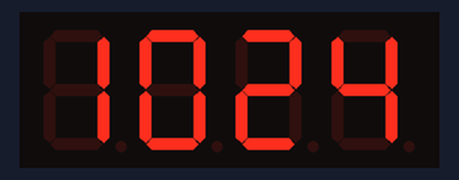
Simulated run of this sketch. Board: Arduino Uno, built with avr-gcc and run on an emulated ATmega328P. Shown: 4-digit seven-segment display. Wiring (inferred from the names in the program): 4-digit 7-segment display, segments lit when LOW: segments pin 2, pin 3, pin 4, pin 5, pin 6, pin 7, pin 8, pin 13; digit selects A0, A1, A2, A3. The local clock reads 2024-03-15 10:24:30 at power-on unless the sketch sets it; the segment pins are drawn as the display they are named for.

Above: at 0.1 s.
At 90.1 s:
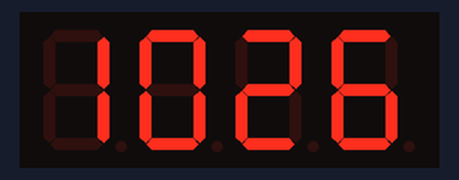

The sketch:

ClockDS1302_4DigitsDisplay.ino
```cpp
#include "DS1302.h"
#include "Disp7S4D.h"
#include <stdio.h>

//DS1302 rtc(Chip Enable, Input/Output, Serial Clock);
DS1302 rtc(9, 10, 11);

//Segmentos del display de 7 segmentos abcdefg:
const int segs[] = {2, 3, 4, 5, 6, 7, 8, 13};

//Dígitos del display de 7 segmentos d1, d2, d3, d4
int digits[] = {A0, A1, A2, A3};

Disp7S4D disp(segs, digits);

void setup() {

  // Initialize a new chip by turning off write protection and clearing the
  // clock halt flag. These methods needn't always be called. See the DS1302
  // datasheet for details.
  rtc.writeProtect(true);
  rtc.halt(false);

  // Set the time and date on the chip.
  //rtc.time(Time(__DATE__, __TIME__));
}

void loop() {

  Time t = rtc.time();
  disp.printTime(t.hr, t.min);
}
```

Disp7S4D.cpp
```cpp
#if defined(ARDUINO) && ARDUINO >= 100
#include "Arduino.h"
#else
#include "WProgram.h"
#endif

#include "Disp7S4D.h"

static const String Disp7S4D::numbers[] = {
  "11111100", //0
  "01100000", //1
  "11011010", //2
  "11110010", //3
  "01100110", //4
  "10110110", //5
  "10111110", //6
  "11100000", //7
  "11111110", //8
  "11110110"  //9
};

Disp7S4D::Disp7S4D(const int PIN_SEGS[8], const int PIN_DIGITS[4]) {

  segs = PIN_SEGS;
  digits = PIN_DIGITS;

  for (int i = 0; i < 8; i++) {
    pinMode(segs[i], OUTPUT);
  }

  for (int i = 0; i < 4; i++) {
    pinMode(digits[i], OUTPUT);
  }
}

void Disp7S4D::printNum(const int& number) {
  //digitalWrite(digits[3], HIGH);

  for (int i = 0; i < 7; i++) {

    if (numbers[number].charAt(i) == '1') {

      digitalWrite(segs[i], LOW);

    } else {

      digitalWrite(segs[i], HIGH);
    }
  }

  digitalWrite(segs[7], HIGH);
}

void Disp7S4D::printTime(const int& hour, const int& min) {

  int d[] = {floor(hour / 10), hour - 10 * floor(hour / 10), floor(min / 10), min - 10 * floor(min / 10)};

  for (int i = 0; i < 4; i++) {

    if (i != 0) {

      digitalWrite(digits[i - 1], LOW);
    }

    if (i == 0) {

      digitalWrite(digits[3], LOW);
    }

    digitalWrite(digits[i], HIGH);
    printNum(d[i]);
    delay(5);
  }
}
```

Disp7S4D.h
```cpp
#ifndef DISP7S4D_H_
#define DISP7S4D_H_

class Disp7S4D {

public:

  Disp7S4D(const int PIN_SEGS[8], const int PIN_DIGITS[4]);
  ~Disp7S4D(){}
  void printNum(const int& number);
  void printTime(const int& hour, const int& min);

private:

	int* segs;
	int* digits;
	static const String numbers[];
};

#endif // DISP7S4D_H_
```

Measured:
- what the display in image 0 shows lasts 30.1 s, from 0.0 s to 30.1 s
